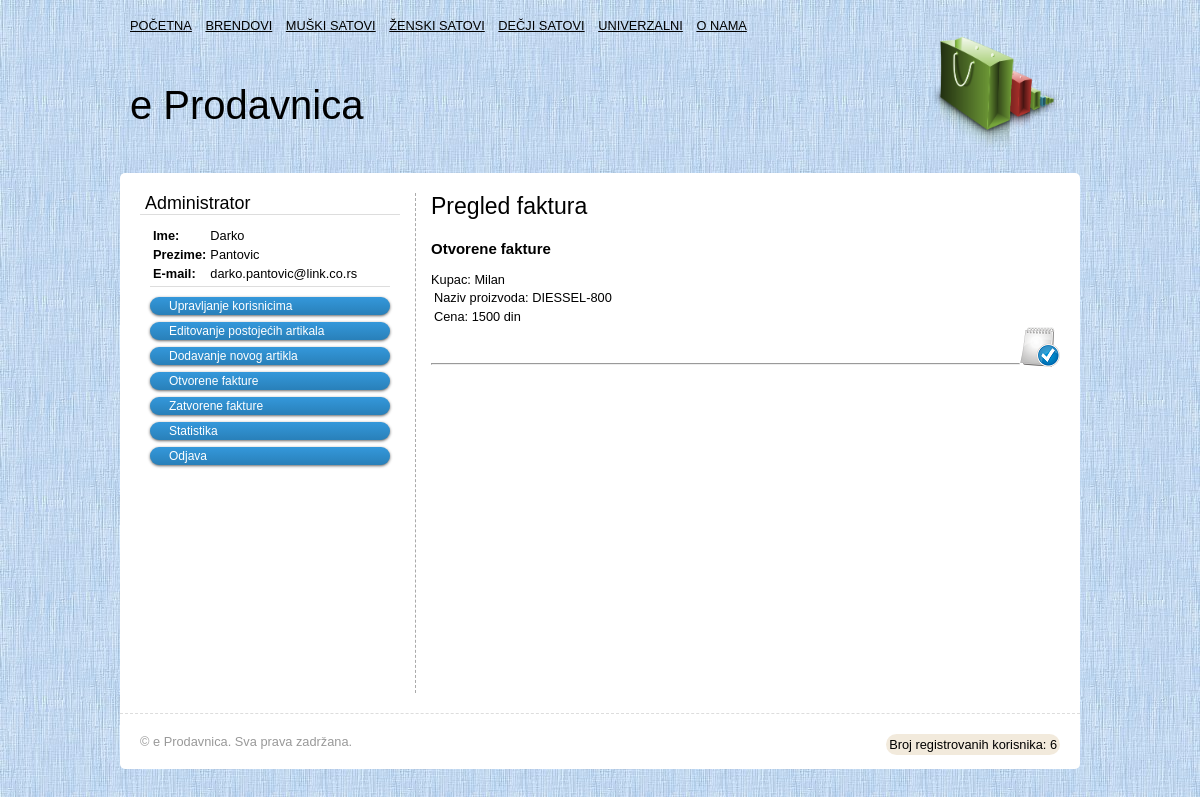
The app's page /Prodavnica/invoice.php (signed in) with its own data.
### tables this page shows
CREATE TABLE IF NOT EXISTS `users` (
  `user_id` int(11) NOT NULL AUTO_INCREMENT,
  `username` varchar(32) NOT NULL,
  `password` varchar(32) NOT NULL,
  `first_name` varchar(32) NOT NULL,
  `last_name` varchar(32) NOT NULL,
  `email` varchar(1024) NOT NULL,
  `active` int(11) NOT NULL DEFAULT '0',
  PRIMARY KEY (`user_id`)
);

CREATE TABLE IF NOT EXISTS `carts` (
  `cart_id` int(11) NOT NULL AUTO_INCREMENT,
  `article_id` int(11) NOT NULL,
  `user_id` int(11) NOT NULL,
  `cart_user_status` int(11) NOT NULL DEFAULT '0',
  `cart_admin_status` int(11) NOT NULL DEFAULT '0',
  `cart_code` varchar(20) DEFAULT NULL,
  PRIMARY KEY (`cart_id`),
  KEY `article_id` (`article_id`,`user_id`),
  KEY `user_id` (`user_id`)
);

CREATE TABLE IF NOT EXISTS `articles` (
  `article_id` int(11) NOT NULL AUTO_INCREMENT,
  `article_name` varchar(255) NOT NULL,
  `article_price` int(11) NOT NULL DEFAULT '0',
  `article_lager` int(11) NOT NULL DEFAULT '0',
  `article_type` varchar(20) NOT NULL DEFAULT 'Unisex',
  `article_action` varchar(2) NOT NULL DEFAULT 'NE',
  `article_description` text NOT NULL,
  `brend_id` int(11) NOT NULL,
  PRIMARY KEY (`article_id`),
  KEY `brend_id` (`brend_id`)
);

### Prodavnica/core/functions/users.php (called while the page is built, shortened)
<?php
function user_data($user_id){
    global $pdo;
    $arg_arr = func_get_args();
    $id = $user_id;
    unset($arg_arr[0]);
    $col = implode(', ', $arg_arr);
    $query = $pdo->prepare("SELECT $col FROM users WHERE user_id = :id");
    $query->bindParam(":id", $id);
    $query->execute();
    if($query->rowCount() == 1){
        return $query->fetch(PDO::FETCH_ASSOC);
    }else{
        return false;
    }
}
?>

### Prodavnica/core/functions/articles.php (called while the page is built, shortened)
<?php
function get_open_cart_code(){
     global $pdo;
     $query = $pdo->query("SELECT * FROM open_cart_code");
    if($query->rowCount() > 0){
        return $query->fetchAll(PDO::FETCH_ASSOC);
    }else{
        return false;
    }
}
function get_cart_by_code($cart_code){
    global $pdo;
    $cart_code = (string)$cart_code;
    $query = $pdo->prepare("SELECT carts.user_id, carts.article_id, users.first_name, users.last_name, articles.article_name, articles.article_price
                           FROM carts LEFT JOIN users
                           ON carts.user_id = users.user_id
                           LEFT JOIN articles
                           ON carts.article_id = articles.article_id
                           WHERE carts.cart_code = :cart_code");
    $query->bindParam(':cart_code', $cart_code);
    $query->execute();
    if($query->rowCount() > 0){
        return $query->fetchAll(PDO::FETCH_ASSOC);
    }else{
        return false;
    }
}
?>

### Prodavnica/invoice.php (the view, shortened to what this page needs)
<?php
include_once 'core/init.php';
include_once 'core/functions/articles.php';
include 'inc/temp/master/master_top.php';
$cart_codes = get_open_cart_code();
?>
      <h1>Pregled faktura</h1>
      <?php
        if($cart_codes){
      ?>
        <h3>Otvorene fakture</h3>
            <?php
                foreach ($cart_codes as $code){
                    $carts = get_cart_by_code($code['cart_code']);
                    $x = true;
                    foreach ($carts as $cart){
                         if($x){
                            echo "Kupac: " . $cart['first_name'];
                            $x = false;
                         }
                        ?>
                            <table>
                                <tr>
                                    <td>Naziv proizvoda: <?php echo $cart['article_name'] ?></td>
                                </tr>
                                <tr>
                                    <td>Cena: <?php echo $cart['article_price'] ?> din</td>
                                </tr>
                            </table>
                        <?php
                    }
                    ?>
                        <a href="invoice.php?cart_code=<?php echo $code['cart_code'] ?>"><img style="float: right" title="Odobri fakturu" src="img/approve_invoice.png"></img></a><br/><br/><hr>
                    <?php
                }
            ?>
      <?php
        }else {
            echo 'Nema otvorenih faktura.';
        }
      ?>
<?php include 'inc/temp/master/master_footer.php'; ?>

### Prodavnica/inc/widgets/admin.php (shortened to what this page needs)
<div class="widget">
                <h2>Administrator</h2>
                <div class="inner">
                    <?php
                          $user_data = user_data($_SESSION['user_id'], 'username', 'first_name', 'last_name', 'email');
                    ?>
                    <table>
                    <tr>
                          <td><b>Ime:</b></td>
                          <td><?php echo $user_data['first_name'] ?></td>
                    </tr>
                    <tr>
                          <td><b>Prezime:</b></td>
                          <td><?php echo $user_data['last_name'] ?></td>
                    </tr>
                    <tr>
                          <td><b>E-mail:</b></td>
                          <td><?php echo $user_data['email'] ?></td>
                    </tr>
                    </table><h2></h2>
                    <div class="btn" onclick="location.href='edit_users.php';">Upravljanje korisnicima</div>
                    <div class="btn" onclick="location.href='edit_articles.php';">Editovanje postojećih artikala</div>
                    <div class="btn" onclick="location.href='article_add_new.php';">Dodavanje novog artikla</div>
                    <div class="btn" onclick="location.href='invoice.php';">Otvorene fakture</div>
                    <div class="btn" onclick="location.href='closed_invoice.php';">Zatvorene fakture</div>
                    <div class="btn" onclick="location.href='statistic.php';">Statistika</div>
                    <div class="btn" onclick="location.href='logout.php';">Odjava</div>
                </div>
</div>

### Prodavnica/css/style.css (style rules this page uses)
h1, h2 { padding:0; margin:0 0 20px 0; font-weight:normal; }
a:link, a:visited { text-decoration:underline; color:#000; }
h1 { font-size:1.8em; }
h2 { font-size:1.4em; }
body { background-image: url('../img/background.png'); font-family:Arial; font-size:0.8em; }
.widget { margin-bottom:20px; }
.widget h2 { margin:0 0 10px 0; padding:0 5px; font-weight:normal; border-bottom:1px solid #ddd; }
.widget .inner { margin:0 10px; }
.btn { margin-bottom: 7px; cursor: pointer; background: #3498db; background-image: -webkit-linear-gradient(top, #3498db, #2980b9); background-image: -moz-linear-gradient(top, #3498db, #2980b9); background-image: -ms-linear-gradient(top, #3498db, #2980b9); background-image: -o-linear-gradient(top, #3498db, #2980b9); background-image: linear-gradient(to bottom, #3498db, #2980b9); -webkit-border-radius: 28; -moz-border-radius: 28; border-radius: 28px; -webkit-box-shadow: 0px 1px 3px #666666; -moz-box-shadow: 0px 1px 3px #666666; box-shadow: 0px 1px 3px #666666; font-family: Arial; color: #ffffff; font-size: 12px; padding: 2px 21px 2px 19px; text-decoration: none; }

### records on screen
users: first_name "Darko", last_name "Pantovic", email "darko.pantovic@link.co.rs"
carts: user.first_name "Milan", article.article_name "DIESSEL-800", article.article_price "1500"

### other values on screen
user_count() "6"
